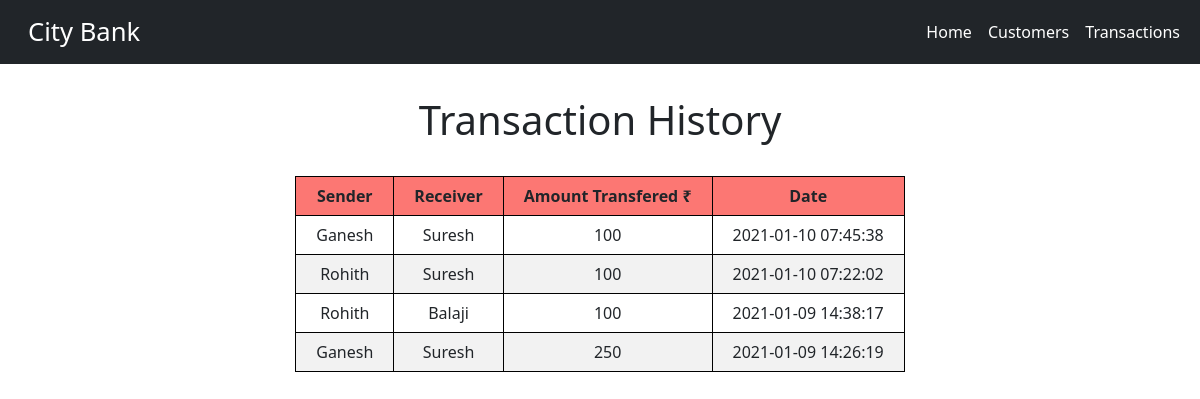
The app's page /php/transaction_history.php with its own data.
### tables this page shows
CREATE TABLE `transaction` (
  `slno` int(11) NOT NULL,
  `sender` varchar(50) NOT NULL,
  `receiver` varchar(50) NOT NULL,
  `amount` int(50) NOT NULL,
  `date` timestamp NOT NULL DEFAULT current_timestamp()
);

### php/transaction_history.php (the view, shortened to what this page needs)
<!DOCTYPE html>
<html lang="en">
<head>
    <link href="https://cdn.jsdelivr.net/npm/bootstrap@5.0.0-beta1/dist/css/bootstrap.min.css" rel="stylesheet">
    <link rel="stylesheet" href="https://cdnjs.cloudflare.com/ajax/libs/font-awesome/4.7.0/css/font-awesome.min.css">
</head>
<body>
<nav class="navbar navbar-expand-lg navbar-dark bg-dark">
    <div class="container-fluid">
      <a class="logo navbar-brand ps-3 pe-3" href="http://localhost/projects/Bank/index.html">City Bank</a>
      <div class="collapse navbar-collapse" id="navbarSupportedContent">
        <ul class="navbar-nav ms-auto mb-2 mb-lg-0">
          <li class="nav-item">
            <a class="nav-link active" href="http://localhost/projects/Bank/index.html">Home</a>
          </li>
          <li class="nav-item">
            <a class="nav-link active" href="http://localhost/projects/Bank/index.php">Customers</a>
          </li>
          <li class="nav-item">
            <a class="nav-link active" href="http://localhost/projects/Bank/transaction_history.php">Transactions</a>
          </li>
        </ul>
      </div>
    </div>
  </nav>
<?php
include 'config.php';
$result = mysqli_query($conn, "SELECT * FROM transaction order by slno desc");
?>
    <div class="header">
        <h1>Transaction History</h1>
    </div>
    <div class = "main">
        <table>
            <thead class="table-head">
                <th>Sender</th>
                <th>Receiver</th>
                <th>Amount Transfered &#8377</th>
                <th>Date</th>
            </thead>
            <?php
            while($res = mysqli_fetch_assoc($result)) {
            echo "<tr class='body-row'>";
            echo "<td>".$res['sender']."</td>";
            echo "<td>".$res['receiver']."</td>";
            echo "<td>".$res['amount']."</td>";
            echo "<td>".$res['date']."</td>";
            echo "</tr>";
                }
            ?>
        </table>
    </div>
</body>
</html>

### php/transaction_history.php (style rules this page uses)
* { margin: 0; padding: 0; box-sizing: border-box; font-family: 'Roboto Slab', serif letter-spacing: 0.05rem; }
.logo { font-size: 1.6rem; }
h1 { text-align: center; margin: 2rem 0; }
.main { overflow-x:auto; margin: 1rem; }
table { border-collapse: collapse; max-width:100vw; margin: 0 auto; }
tr:nth-child(even) { background-color:#f2f2f2; }
th { background-color: rgb(252, 119, 115); }
td, th { border: 1px solid black; text-align: center; padding:7px 20px; }

### records on screen
transaction: sender "Ganesh", receiver "Suresh", amount "100", date "2021-01-10 07:45:38"
transaction: sender "Rohith", receiver "Suresh", amount "100", date "2021-01-10 07:22:02"
transaction: sender "Rohith", receiver "Balaji", amount "100", date "2021-01-09 14:38:17"
transaction: sender "Ganesh", receiver "Suresh", amount "250", date "2021-01-09 14:26:19"
